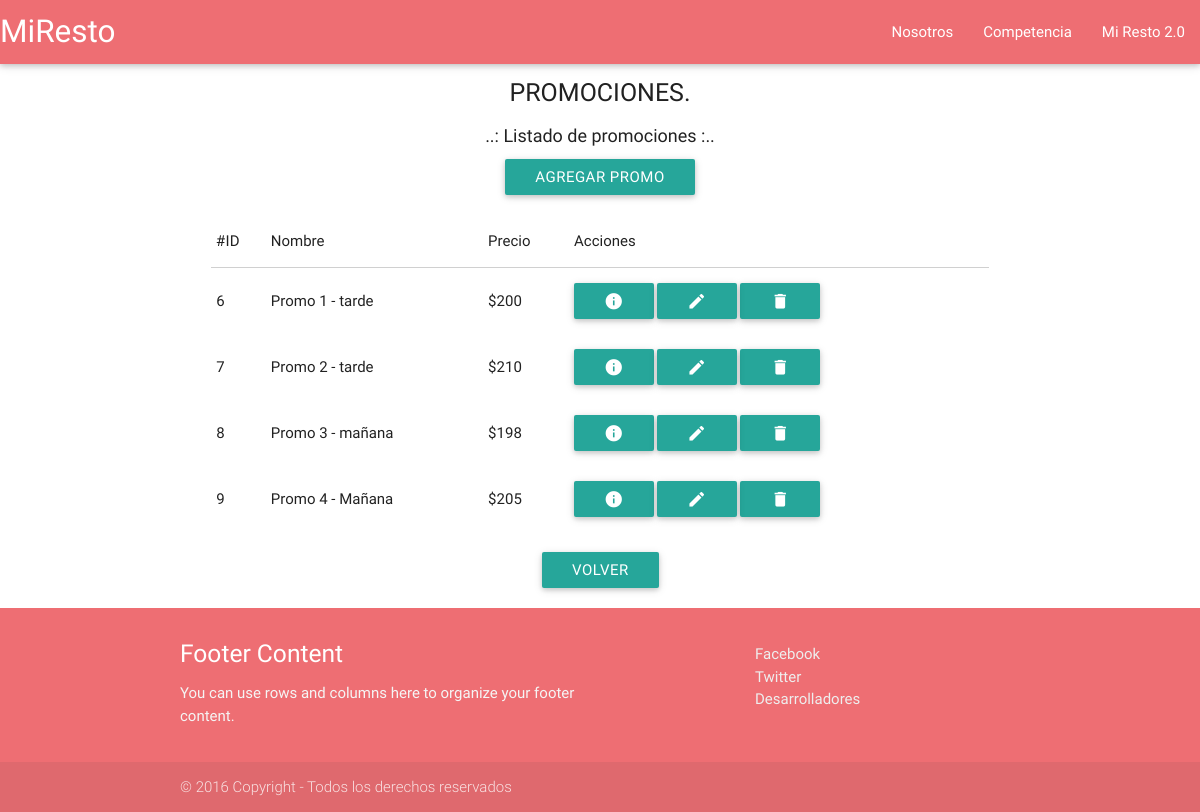
The app's page /index.php/promociones, older data.
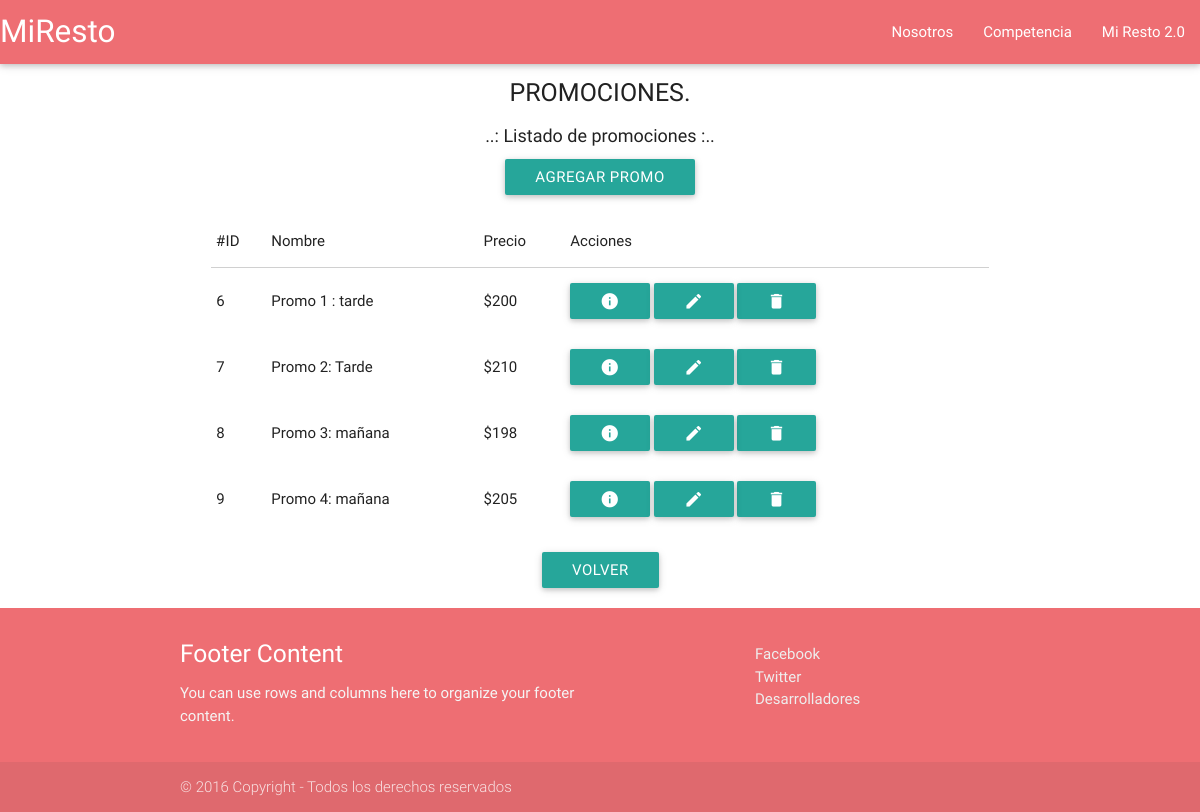
The same page, newer data.
### tables this page shows
CREATE TABLE `promociones` (
  `id` int(10) UNSIGNED NOT NULL,
  `nombre` tinytext NOT NULL,
  `precio` float UNSIGNED NOT NULL
);

### application/controllers/Promociones.php (called while the page is built, shortened)
<?php
class Promociones extends CI_Controller {
    public function index(){
        $data['promociones'] = $this->MPromociones->listar();
        $data['funcion'] = 'index';
        $this->load->view('vPromociones',$data);
    }
}

### index.php (called while the page is built, shortened)
<?php
require_once BASEPATH.'core/CodeIgniter.php';

### application/models/MPromociones.php (called while the page is built, shortened)
<?php
class MPromociones extends CI_Model {
    public function listar(){
        $consulta = 'SELECT id, nombre, precio ';
        $consulta .= 'FROM Promociones ';
        $query = $this->db->query($consulta);
        $resultado = $query->result_array();
        return $resultado;
    }
 }

### application/views/promociones/index.phtml (the view, shortened to what this page needs)
<div class="txt-cabecera">
    PROMOCIONES.
</div>
<div class="txt-info">
    ..: Listado de promociones :..
</div>
<div class="row center-align">
    <a class="btn" onClick="promociones.promocion.preAlta()">Agregar PROMO</a>
</div>
<div class="row">
    <div class="col m8 s12 offset-m2">
        <table class="responsive-table">
            <thead>
                <td>#ID</td>
                <td>Nombre</td>
                <td>Precio</td>
                <td>Acciones</td>
            </thead>
            <tbody id="tablaPromociones">
            <?php
                foreach( $promociones as $row ){
                    $id = $row['id'];
                    $nm = $row['nombre'];
                    $nc = $row['precio'];
            ?>
                <tr id="<?php echo 'fp'.$id; ?>">
                    <td><?php echo $id; ?></td>
                    <td><?php echo $nm; ?></td>
                    <td><?php echo '$'.$nc; ?></td>
                    <td>
                        <a class="btn waves-effect waves-green" href="<?php echo site_url()."promociones/ver/".$id; ?>"><i class="material-icons">info</i></a>
                        <a class="btn waves-effect waves-green" href="<?php echo site_url()."promociones/editar/".$id; ?>"><i class="material-icons">edit</i></a>
                        <a class='dropdown-button btn' data-activates='<?php echo 'drop'.$id; ?>'><i class="material-icons">delete</i></a>
                    </td>
                </tr>
            <?php
                }
            ?>
            </tbody>
        </table>
    </div>
</div>
<div class="row center-align">
    <a class="btn waves-effect waves-light tooltipped" data-tooltip="Volver a roles" href="<?php echo site_url()?>intranet">Volver</a>
</div>

Row changes from the older to the newer data that the page shows:
changed promociones id 6: nombre "Promo 1 - tarde" → "Promo 1 : tarde"
changed promociones id 7: nombre "Promo 2 - tarde" → "Promo 2: Tarde"
changed promociones id 8: nombre "Promo 3 - mañana" → "Promo 3: mañana"
changed promociones id 9: nombre "Promo 4 - Mañana" → "Promo 4: mañana"
